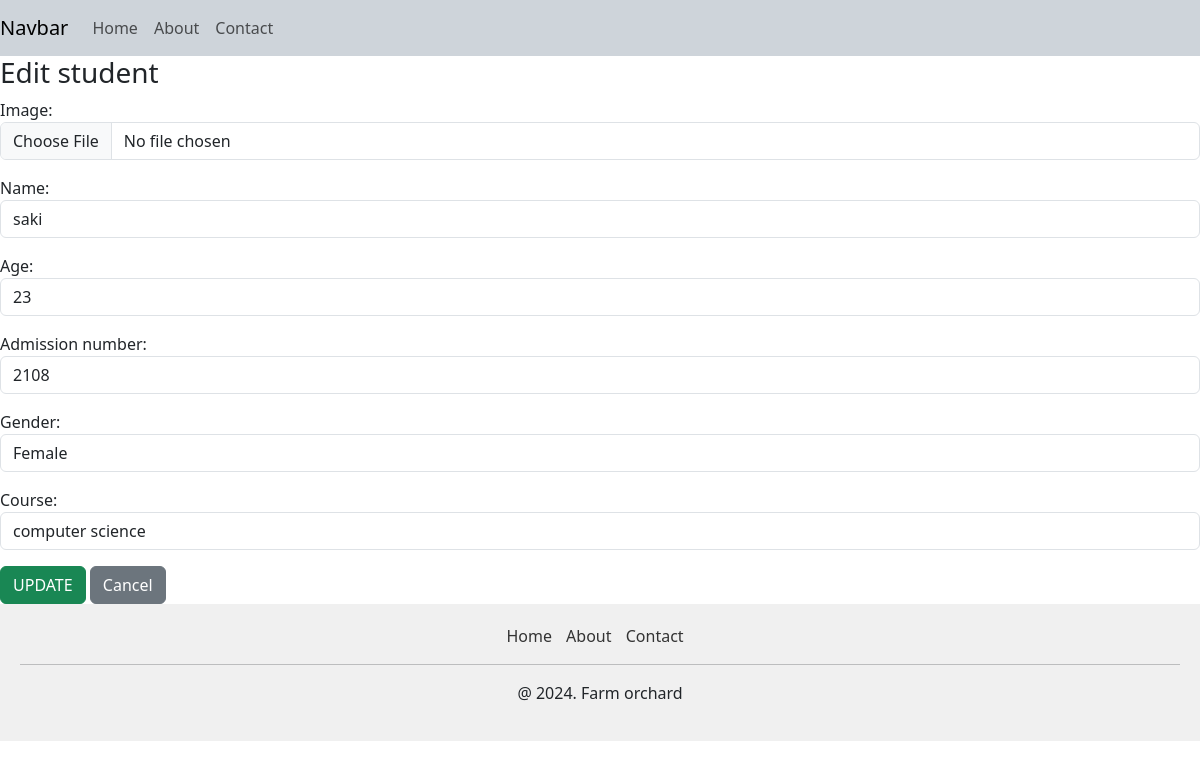
The app's page /application/edit/5/ with its own data.
### application/models.py (models this page shows, shortened)
class Student(models.Model):
    image=models.ImageField(upload_to='student_images/', blank=True)
    name= models.CharField(max_length=50)
    age= models.IntegerField()
    admission_number = models.CharField(max_length=50, default="2345")
    gender = models.CharField(max_length=10, choices=[
            ('Male', 'Male'),
            ('Female', 'Female'),
        ]
    )
    course = models.CharField(max_length=50)

### application/views.py (the view)
# urls.py: path('edit/<int:id>/', views.edit, name='edit'),
def edit(request, id):
    student = get_object_or_404(Student, id=id)
    if request.method == 'POST':
        form=StudentForm(request.POST,request.FILES,instance=student)
        if form.is_valid():
            form.save()
            messages.success(request,'Successfully updated student details')
            return redirect('about')
        else:
            messages.error(request, 'Please check form details')
    else:
        form=StudentForm(instance=student)
    return render(request, 'edit.html', {'form':form,'student':student})

### application/forms.py
class StudentForm(forms.ModelForm):
    class Meta:
        model = Student
        fields = '__all__'
        widgets = {
            'name': forms.TextInput(attrs={'class': 'form-control', 'placeholder': 'Enter your Name'}),
            'age': forms.TextInput(attrs={'class': 'form-control', 'placeholder': 'Enter your Age'}),
            'admission_number': forms.TextInput(attrs={'class': 'form-control', 'placeholder': 'Enter your Admission Number'}),
            'gender': forms.TextInput(attrs={'class': 'form-control', 'placeholder': 'Enter your Gender'}),
            'course': forms.TextInput(attrs={'class': 'form-control', 'placeholder': 'Enter your Course'}),
            'image': forms.ClearableFileInput(attrs={
                'class': 'form-control',
                'accept': 'image/*',
                'title': 'Upload Image',})
        }

### application/templates/edit.html (shortened to what this page needs)
{% extends 'base.html' %}
{% block content %}
<h3>Edit student</h3>
<form action="" method="POST" enctype="multipart/form-data">
        {{ form.as_p }}
    <button class="btn btn-success" type="submit">UPDATE</button>
    <a href="" class="btn btn-secondary">Cancel</a>
</form>
{% endblock %}

### records on screen
Student: name "saki", age "23", admission_number "2108", gender "Female", course "computer science"
